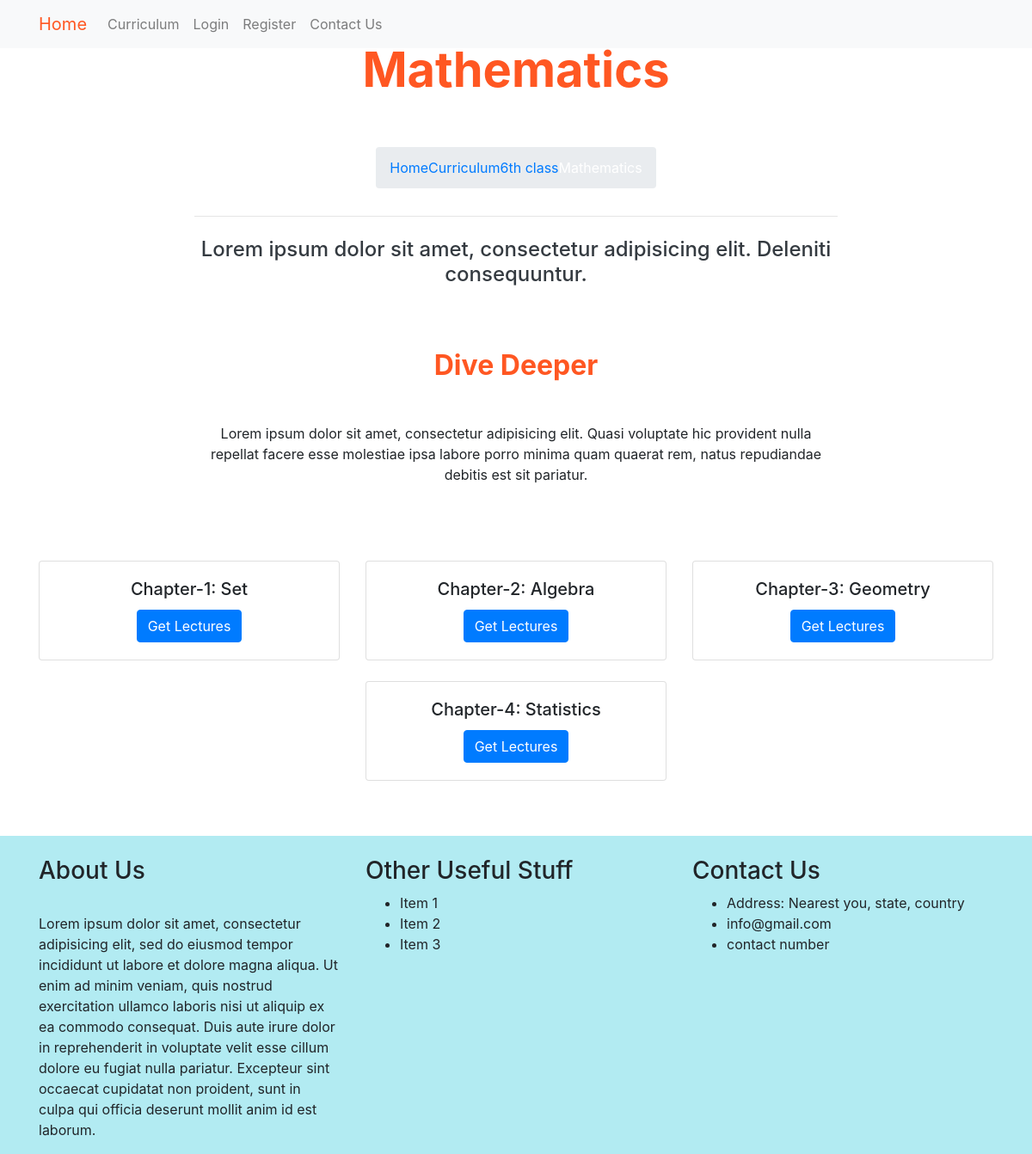
Page /curriculum/6th-class/601/ on the committed database.
### curriculum/models.py (models this page shows, shortened)
class Subject(models.Model):
    subject_id = models.CharField(max_length=100, unique=True)
    name = models.CharField(max_length=100)
    slug = models.SlugField(null=True, blank=True)
    standard = models.ForeignKey(Standard, on_delete=models.CASCADE, related_name='subjects')
    image = models.ImageField(upload_to=save_subject_image, blank=True, verbose_name='Subject Image')
    description = models.TextField(max_length=500,blank=True)

class Standard(models.Model):
    name = models.CharField(max_length=100, unique=True)
    slug = models.SlugField(null=True, blank=True)
    description = models.TextField(max_length=500,blank=True)
    def __str__(self):
        return self.name

class Lesson(models.Model):
    lesson_id = models.CharField(max_length=100, unique=True)
    Standard = models.ForeignKey(Standard, on_delete=models.CASCADE)
    created_by = models.ForeignKey(User,on_delete=models.CASCADE)
    created_at = models.DateTimeField(auto_now_add=True)
    subject = models.ForeignKey(Subject, on_delete=models.CASCADE,related_name='lessons')
    name = models.CharField(max_length=250)
    position = models.PositiveSmallIntegerField(verbose_name="Chapter no.")
    slug = models.SlugField(null=True, blank=True)
    video = models.FileField(upload_to=save_lesson_files,verbose_name="Video", blank=True, null=True)
    ppt = models.FileField(upload_to=save_lesson_files,verbose_name="Presentations", blank=True)
    Notes = models.FileField(upload_to=save_lesson_files,verbose_name="Notes", blank=True)
    class Meta:
        ordering = ['position']

### curriculum/views.py (the view)
class LessonListView(DetailView):
    context_object_name = "subjects"
    model = Subject
    template_name = "curriculum/lesson_list_view.html"

### curriculum/templates/curriculum/lesson_list_view.html (shortened to what this page needs)
{% extends 'base.html' %}
{% load static %}
{% block content %}
<header class="info-header">
  <div id="page-intro" class="container-fluid d-flex align-items-center justify-content-center ">
    <div class="row d-flex justify-content-center text-center">
      <div class="col-md-10 text-white">
        <h2 class="display-4 font-weight-bold  p-5 " style="color:#ff5722;" > {{subjects.name}} </h2>
        <div class="row d-flex justify-content-center text-center">
          <ul class="breadcrumb">
            <li><a href="{% url 'index' %}">Home</a></li>
            <li><a href="{% url 'curriculum:standard_list' %}">Curriculum</a></li>
            <li><a href="{% url 'curriculum:subject_list' slug=subjects.standard.slug %}">{{subjects.standard}}</a></li>
            <li class="disabled-text" >{{subjects.name}}</li>
          </ul>
        </div>
        <hr style="color:#ff5722;">
        <h4 class="text-dark my-4">Lorem ipsum dolor sit amet, consectetur adipisicing elit.
                  Deleniti
                  consequuntur.</h4>
  </div>
</header>
<section id="best-features" class="text-center">
              <h2 class="mb-5 mt-5 font-weight-bold" style="color:#ff5722;">Dive Deeper</h2>
              <div class="row d-flex justify-content-center mb-4">
                <div class="col-md-8 mb-5">
                  <p class="grey-text">Lorem ipsum dolor sit amet, consectetur adipisicing elit. Quasi voluptate
                                    hic
                                    provident nulla repellat
                                    facere esse molestiae ipsa labore porro minima quam quaerat rem, natus repudiandae debitis
                                    est
                                    sit pariatur.</p>
                </div>
              </div>
              <div class="row d-flex justify-content-center mb-3">
                {% for lesson in subjects.lessons.all %}
                <div class="col-sm-4 mb-4">
                  <div class="card box-shadow-hover">
                    <div class="card-body">
                      <h5 class="card-title">Chapter-{{lesson.position}}: {{lesson.name}}</h5>
                      <a href="{% url 'curriculum:lesson_detail' slug=lesson.slug subject=subjects.slug standard=lesson.Standard.slug %}" >
                      <button type="button" class="btn btn-primary"><span>Get Lectures</span></button>
                      </a>
                    </div>
                  </div>
                </div>
                {% endfor %}
              </div>
</section>
{%endblock%}

### static/css/master_css.css (style rules this page uses)
html, body, header, #intro { height: 100%; }

### rows in the picture
Subject: name "Mathematics", standard "6th class"
Lesson: position "1", name "Set"
Lesson: position "2", name "Algebra"
Lesson: position "3", name "Geometry"
Lesson: position "4", name "Statistics"
